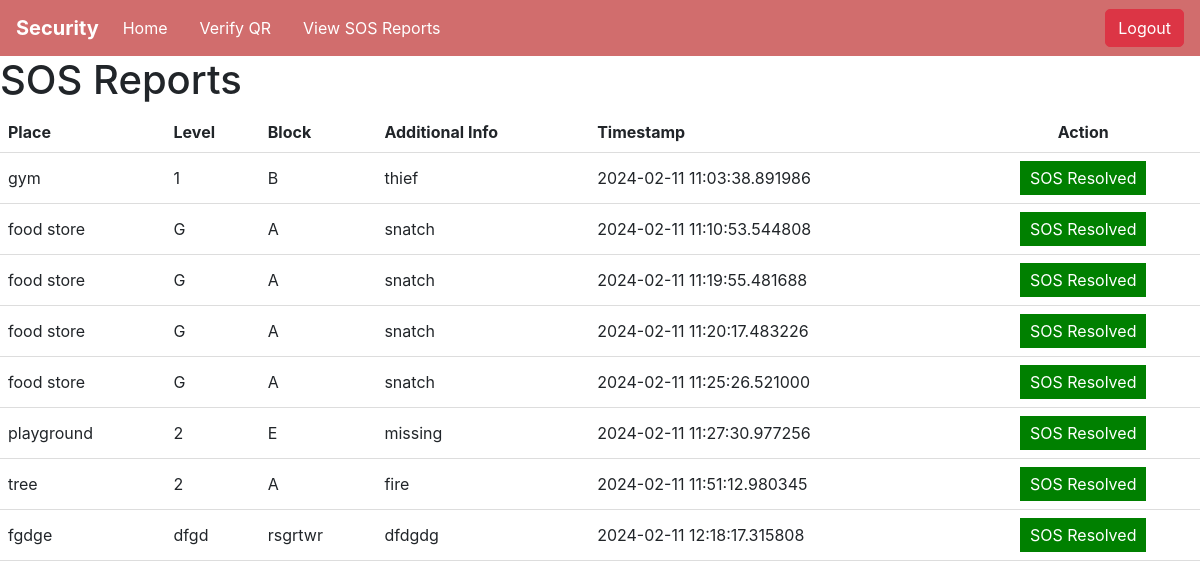
Page /view_sos_reports on the committed database.
### app.py (models this page shows)
class SOSReport(db.Model):
    __tablename__ = 'sos_reports'
    id = db.Column(db.Integer, primary_key=True)
    place = db.Column(db.String(100), nullable=False)
    level = db.Column(db.String(50), nullable=False)
    block = db.Column(db.String(50), nullable=False)
    additional_info = db.Column(db.Text)
    timestamp = db.Column(db.DateTime, nullable=False, default=datetime.utcnow)

### app.py (the view)
@app.route('/view_sos_reports')
def view_sos_reports():
    sos_reports = SOSReport.query.all()
    return render_template('view_sos_reports.html', sos_reports=sos_reports)

### templates/view_sos_reports.html (shortened to what this page needs)
<!DOCTYPE html>
<html lang="en">
<head>
    <link rel="stylesheet" href="https://cdn.jsdelivr.net/npm/bootstrap@4.5.2/dist/css/bootstrap.min.css">
</head>
<body>
    <nav class="navbar navbar-expand-lg navbar-light" style="background-color: #D16D6D; color: white;">
        <a class="navbar-brand" href="#" style="color: white;">Security</a>
        <div class="collapse navbar-collapse" id="navbarNav">
          <ul class="navbar-nav">
            <li class="nav-item">
              <a class="nav-link" href="{{ url_for('security_page') }}" style="color: white;">Home</a>
            </li>
            <li class="nav-item">
                <a class="nav-link" href="{{ url_for('verify_qr') }}" style="color: white;">Verify QR</a>
            </li>
            <li class="nav-item">
                <a class="nav-link" href="{{ url_for('view_sos_reports') }}" style="color: white;">View SOS Reports</a>
            </li>
          </ul>
        </div>
        <form class="form-inline my-2 my-lg-0 ml-auto" action="{{ url_for('logout') }}" method="post">
          <button type="submit" class="btn btn-danger">Logout</button>
        </form>
    </nav>
    <h1>SOS Reports</h1>
    <table>
        <thead>
            <tr>
                <th>Place</th>
                <th>Level</th>
                <th>Block</th>
                <th>Additional Info</th>
                <th>Timestamp</th>
                <th>Action</th>
            </tr>
        </thead>
        <tbody>
            {% for sos_report in sos_reports %}
            <tr>
                <td>{{ sos_report.place }}</td>
                <td>{{ sos_report.level }}</td>
                <td>{{ sos_report.block }}</td>
                <td>{{ sos_report.additional_info }}</td>
                <td>{{ sos_report.timestamp }}</td>
                <td style="text-align: center;">
                    <form action="{{ url_for('resolve_sos', sos_id=sos_report.id) }}" method="post">
                        <button class="resolved-button" type="submit">SOS Resolved</button>
                    </form>
                </td>
            </tr>
            {% endfor %}
        </tbody>
    </table>
</body>
</html>

### templates/view_sos_reports.html (style rules this page uses)
.navbar { border-radius: 0; border: none; }
.navbar-brand { font-weight: bold; font-size: 1.25rem; }
.nav-item { margin-right: 1rem; }
.nav-link { padding: 0.5rem 1rem; border-radius: 5px; transition: background-color 0.2s ease; }
.btn-danger { border-radius: 5px; transition: background-color 0.2s ease; }
.resolved-button { background-color: green; color: white; border: none; padding: 5px 10px; cursor: pointer; }
table { width: 100%; border-collapse: collapse; }
th, td { padding: 8px; text-align: left; border-bottom: 1px solid #ddd; }
th:last-child, td:last-child { text-align: center; }

### rows in the picture
SOSReport: place "gym", level "1", block "B", additional_info "thief", timestamp "2024-02-11 11:03:38.891986"
SOSReport: place "food store", level "G", block "A", additional_info "snatch", timestamp "2024-02-11 11:10:53.544808"
SOSReport: place "food store", level "G", block "A", additional_info "snatch", timestamp "2024-02-11 11:19:55.481688"
SOSReport: place "food store", level "G", block "A", additional_info "snatch", timestamp "2024-02-11 11:20:17.483226"
SOSReport: place "food store", level "G", block "A", additional_info "snatch", timestamp "2024-02-11 11:25:26.521000"
SOSReport: place "playground", level "2", block "E", additional_info "missing", timestamp "2024-02-11 11:27:30.977256"
SOSReport: place "tree", level "2", block "A", additional_info "fire", timestamp "2024-02-11 11:51:12.980345"
SOSReport: place "fgdge", level "dfgd", block "rsgrtwr", additional_info "dfdgdg", timestamp "2024-02-11 12:18:17.315808"
